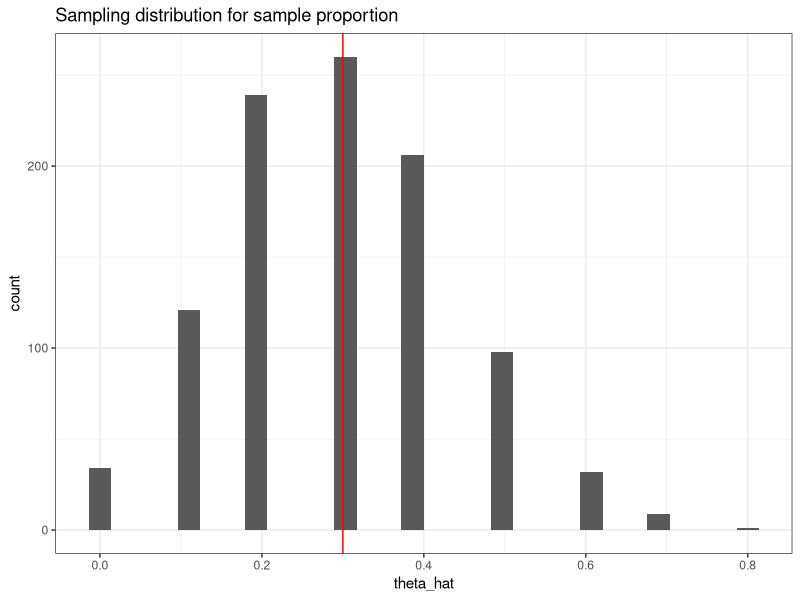
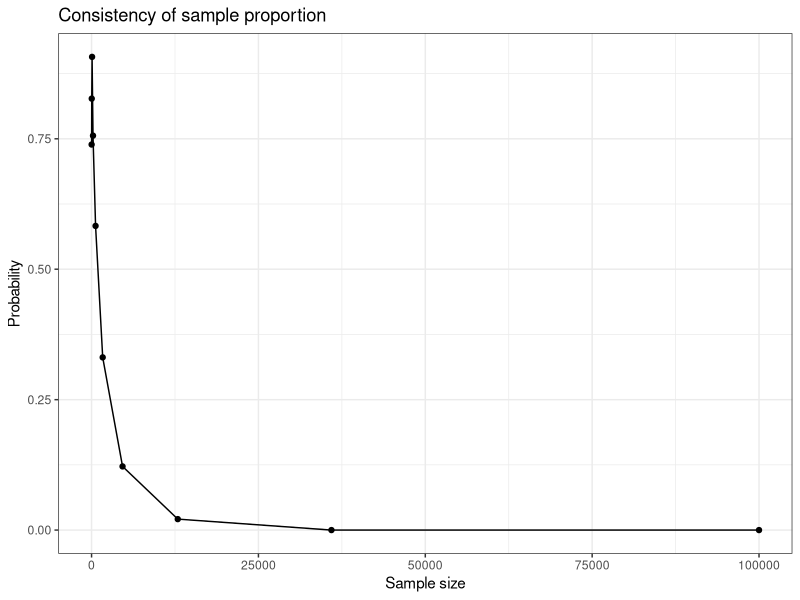
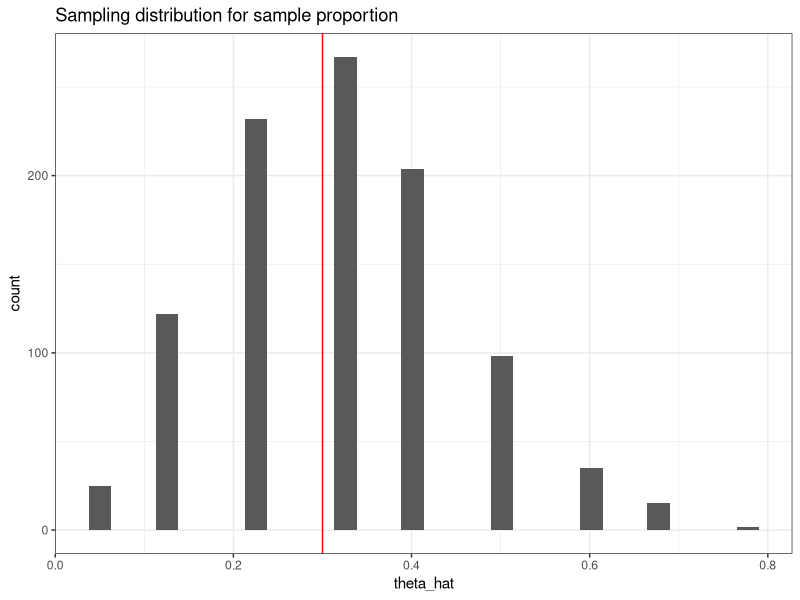
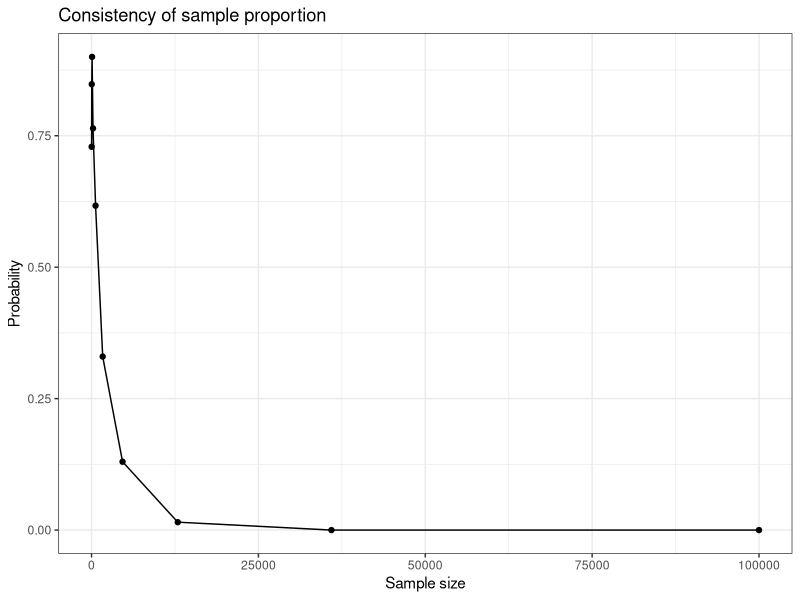
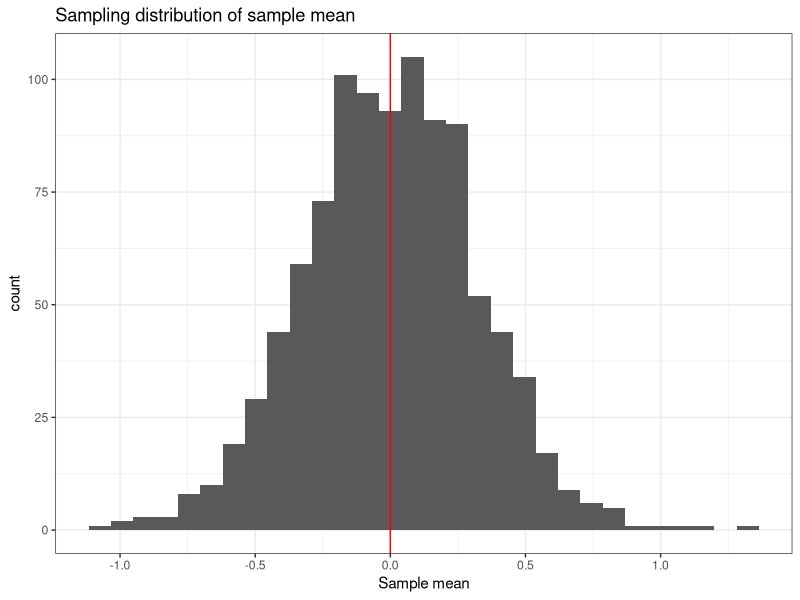
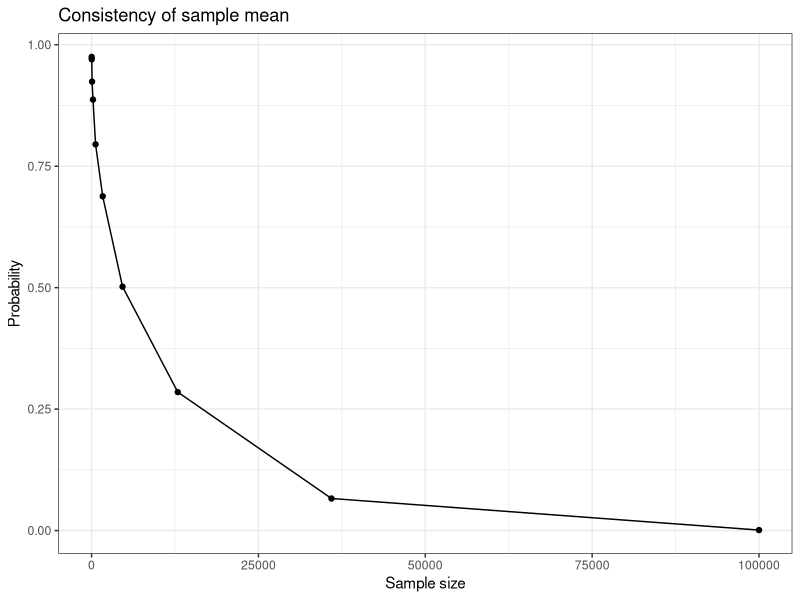

Write R code to recreate these figures, in order.
## ---- chunk 1
knitr::opts_chunk$set(echo = TRUE)
## ---- chunk 2
library("tidyverse"); theme_set(theme_bw())
## ---- chunk 3
create_ci <- function(x, a = 0.05) {
  n <- length(x)
  m <- mean(x)
  s <- sd(x)
  
  return(m + c(-1,1)*qnorm(1-a/2)*s/sqrt(n))
}
## ---- chunk 4
n <- 10
p <- 0.3

x <- rbinom(1e3, size = n, prob = p)
theta_hat = x / n
## ---- chunk 5
ggplot() + 
  geom_histogram(mapping = aes(x = theta_hat), bins = 30) +
  geom_vline(xintercept = p, col = 'red') +
  labs(title="Sampling distribution for sample proportion")
## ---- chunk 6
mean(theta_hat)        # expectation
mean(theta_hat - p)    # bias
create_ci(theta_hat - p) # bias CI
## ---- chunk 7
# variance
mean( (theta_hat - mean(theta_hat))^2 ) 

create_ci( (theta_hat - mean(theta_hat))^2 )
## ---- chunk 8
# MSE
mean( (theta_hat - p)^2 )

# MSE CI
create_ci( (theta_hat-p)^2  )
## ---- chunk 9
epsilon <- 0.01
n_seq <- floor(10^seq(1, 5, length = 10))
p_seq <- numeric(length(n_seq))

for (i in seq_along(n_seq)) {
  x <- rbinom(1e3, size = n_seq[i], prob = p)
  p_seq[i] <- mean(abs(x/n_seq[i] - p) > epsilon)
}

ggplot(data.frame(n = n_seq, p = p_seq),
       aes(x = n, y = p_seq)) + 
  geom_point() + 
  geom_line() +
  labs(x = "Sample size", y = "Probability",
       title = "Consistency of sample proportion") 
## ---- chunk 10
n <- 10
p <- 0.3

x <- rbinom(1e3, size = n, prob = p)
theta_hat = (0.5 + x) / (1 + n)
## ---- chunk 11
ggplot() + 
  geom_histogram(mapping = aes(x = theta_hat), bins = 30) +
  geom_vline(xintercept = p, col = 'red') +
  labs(title="Sampling distribution for sample proportion")
## ---- chunk 12
mean(theta_hat)        # expectation
mean(theta_hat - p)    # bias
create_ci(theta_hat - p) # bias CI
## ---- chunk 13
# variance
mean( (theta_hat - mean(theta_hat))^2 ) 

create_ci( (theta_hat - mean(theta_hat))^2 )
## ---- chunk 14
# MSE
mean( (theta_hat - p)^2 )

# MSE CI
create_ci( (theta_hat-p)^2  )
## ---- chunk 15
epsilon <- 0.01
n_seq <- floor(10^seq(1, 5, length = 10))
p_seq <- numeric(length(n_seq))

for (i in seq_along(n_seq)) {
  x <- rbinom(1e3, size = n_seq[i], prob = p)
  p_seq[i] <- mean(abs(x/n_seq[i] - p) > epsilon)
}

ggplot(data.frame(n = n_seq, p = p_seq),
       aes(x = n, y = p_seq)) + 
  geom_point() + 
  geom_line() +
  labs(x = "Sample size", y = "Probability",
       title = "Consistency of sample proportion") 
## ---- chunk 16
n <- 10
m <- 0
s <- 1

d <- expand.grid(rep = 1:1e3,
                n = 1:n) %>%
  mutate(y = rnorm(n())) %>%
  group_by(rep) %>%
  summarize(
    n    = n(),
    ybar = mean(y),
    sd   = sd(y)
  )
## ---- chunk 17
ggplot(d, aes(x = ybar)) + 
  geom_histogram(bins = 30) + 
  geom_vline(xintercept = m, color = "red") +
  labs(x = "Sample mean", 
       title = "Sampling distribution of sample mean")
## ---- chunk 18
# Bias
mean(d$ybar - m) 

# Bias with CI 
create_ci( d$ybar - m )
## ---- chunk 19
# Variance
mean( (d$ybar - mean(d$ybar))^2 )

# Variance with uncertainty
create_ci( (d$ybar - mean(d$ybar))^2 )
## ---- chunk 20
# MSE
mean( (d$ybar - m)^2 )

# Variance with uncertainty
create_ci( (d$ybar - m)^2 )
## ---- chunk 21
epsilon <- 0.01
n_seq <- floor(10^seq(1, 5, length = 10))
p_seq <- numeric(length(n_seq))

for (i in seq_along(n_seq)) {
  xbar <- replicate(1e3, {       # replicate is another looping option
    mean( rnorm(n_seq[i], m, s))
  })
  p_seq[i] <- mean( abs(xbar - m) > epsilon)
}
   
ggplot(data.frame(n = n_seq, p = p_seq), 
       aes(x = n, y = p)) +
  geom_line() +
  geom_point() + 
  labs(x = "Sample size", y = "Probability",
       title = "Consistency of sample mean")
